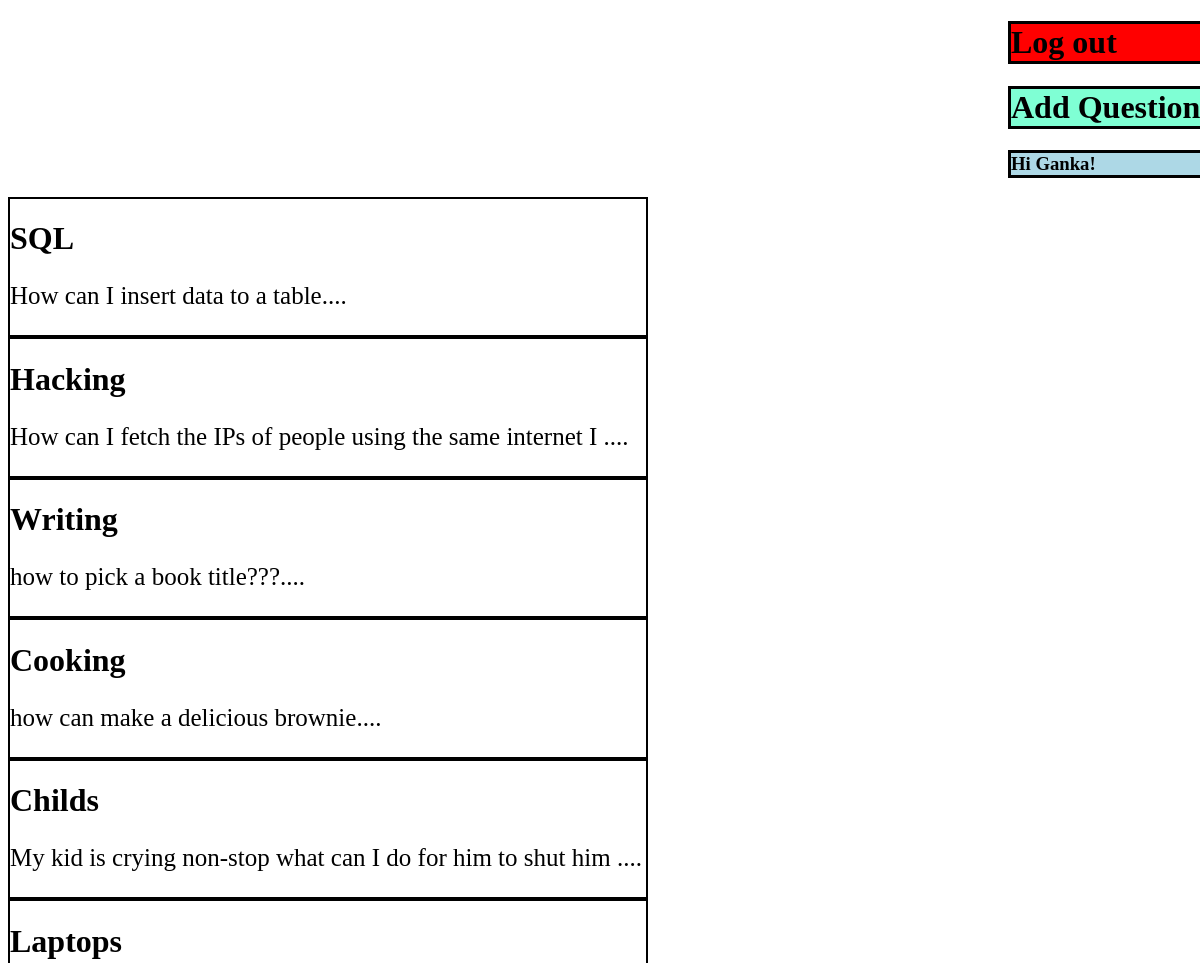
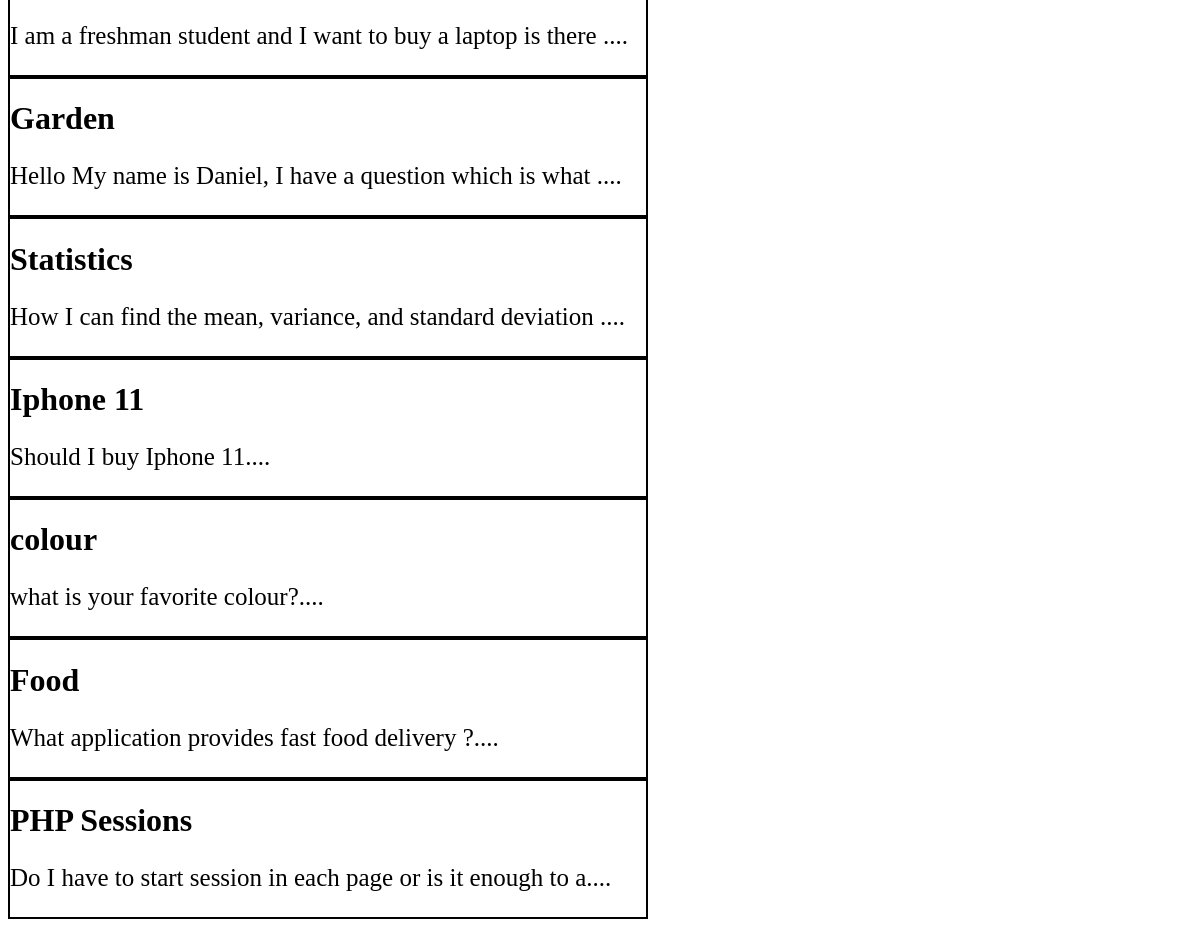
Page /Home.php (signed in) on the committed database (2 pictures, top to bottom).
### tables this page shows
CREATE TABLE `question` (
  `id` int(4) NOT NULL,
  `title` varchar(64) NOT NULL,
  `question` varchar(300) NOT NULL,
  `username` varchar(32) NOT NULL
);

### Home.php (the view, shortened to what this page needs)
<!DOCTYPE html>
<html>
    <head>
    </head>
    <body>
        <h1 style="margin-left:1000px;width:200px;border: 3px solid black;background-color:red;" onclick='logout()'>Log out</h1>
        <h1 style="margin-left:1000px;width:200px;border: 3px solid black;background-color:aquamarine;" onclick='addquestion()'>Add Question</h1>
        <?php echo "<h3 style='background-color:lightblue;width:200px;border: 3px solid black;margin-left:1000px' class='right'>Hi ", $_SESSION['username'],"!</h3>"; ?>
        <form method="post" id="form" name="whichQuestion" action="question.php" style="display: table-row;">
        <?php
            try{
            include_once('connection.php');
            $sql="SELECT * FROM question;";
            if($result=mysqli_query($conn, $sql)){
                $num=100/mysqli_num_rows($result);
                while($question=mysqli_fetch_array($result)){
                    echo "<div style='height: {$num}%' onclick='navigate(".$question['id'].")' class='question'>";
                    echo "<h1 style='height: {$num}%'>";
                    echo $question['title'];
                    echo "</h1>";
                    echo "<p>";
                    $temp=substr($question['question'],0,60)."....";
                    echo $temp;
                    echo "</p>";
                    echo "</div>";
                }
        }else{
            echo "<h1>No questions yet</h1>";
        }
        }
            catch(PDOException $e){
                print($e);
            }
        ?>
        </form>
    </body>
</html>

### Home.php (style rules this page uses)
.question { border: 2px solid black; width: 100%; margin: 0px; padding: 0px; }
div p { font-size: 25px; }

### rows in the picture
question: title "SQL", question "How can I insert data to a table...."
question: title "Hacking", question "How can I fetch the IPs of people using the same internet I ...."
question: title "Writing", question "how to pick a book title???...."
question: title "Cooking", question "how can make a delicious brownie...."
question: title "Childs", question "My kid is crying non-stop what can I do for him to shut him ...."
question: title "Laptops", question "I am a freshman student and I want to buy a laptop is there ...."
question: title "Garden", question "Hello My name is Daniel, I have a question which is what ...."
question: title "Statistics", question "How I can find the mean, variance, and standard deviation ...."
question: title "Iphone 11", question "Should I buy Iphone 11...."
question: title "colour", question "what is your favorite colour?...."
question: title "Food", question "What application provides fast food delivery ?...."
question: title "PHP Sessions", question "Do I have to start session in each page or is it enough to a...."

### other values in the picture
$_SESSION['username'] "Ganka"
